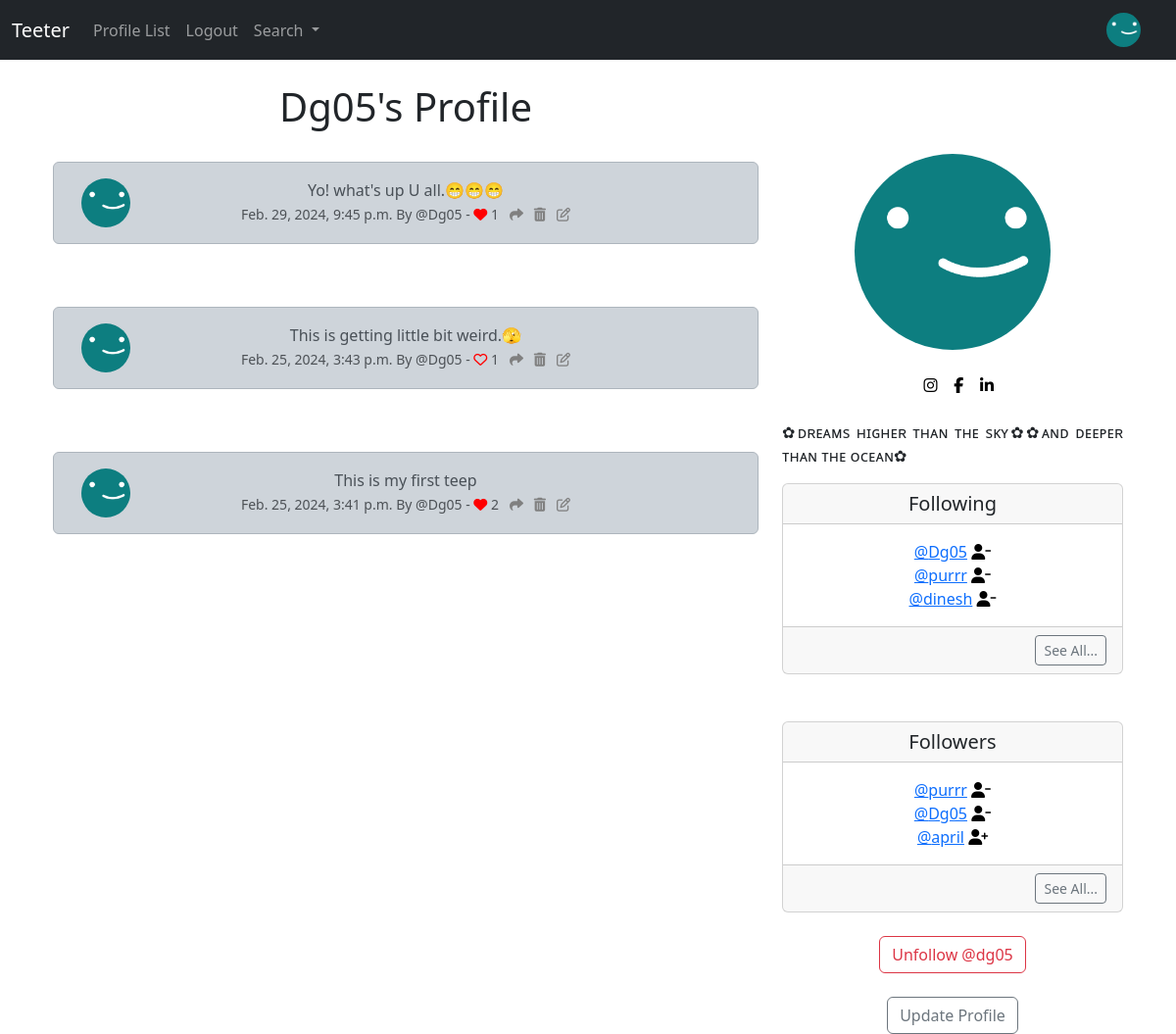
Screenshot of /profile/1 (signed in) with the database file from the repository.
### teeter/models.py (models this page shows, shortened)
class Profile(models.Model):
    user = models.OneToOneField(User, on_delete=models.CASCADE)
    follows = models.ManyToManyField("self",
        related_name="followed_by",
        symmetrical=False,
        blank=True)
    date_modified = models.DateTimeField(User, auto_now=True)
    profile_image = models.ImageField(null=True, blank=True, upload_to='images/')
    profile_bio = models.CharField(null=True, blank=True, max_length=500)
    website_link = models.CharField(null=True, blank=True, max_length=150)
    instagram_link = models.CharField(null=True, blank=True, max_length=150)
    facebook_link = models.CharField(null=True, blank=True, max_length=150)
    linkedin_link = models.CharField(null=True, blank=True, max_length=150)
    def __str__(self):
        return self.user.username

class Teep(models.Model):
    user = models.ForeignKey(
        User, related_name='teeps',
        on_delete=models.DO_NOTHING
    )
    body=models.CharField(max_length=200)
    created_at = models.DateTimeField(auto_now_add=True)
    likes = models.ManyToManyField(User, related_name="teep_like", blank=True)
    def number_of_likes(self):
        return self.likes.count()

### teeter/views.py (the view, shortened to what this page needs)
# urls.py: path('profile/<int:pk>', profile, name='profile'),
def profile(request, pk):
    if request.user.is_authenticated:
        profile = Profile.objects.get(user_id=pk)
        teeps = Teep.objects.filter(user_id=pk).order_by("-created_at")
        return render(request, 'profile.html', {'profile': profile, 'teeps': teeps})
    else:
        messages.success(request, ('You must be logged in to view this page.'))
        return redirect('home')

### teeter/templates/profile.html (shortened to what this page needs)
{% extends 'base.html' %}
{% load static %}
{% block content %}
{% if profile %}
    <div class="container text-center">
        <div class="row">
            <div class="col-8">
                <h1>{{ profile.user.username }}'s Profile</h1>
                <br/>
                {% if teeps %}
                    {% for teep in teeps %}
                    <div class="alert alert-dark" role="alert">
                        <div class="container">
                            <div class="row">
                                <div class="col-1">
                                    {% if profile.profile_image %}
                                        <img src="{{ profile.profile_image.url }}" width=50 height=50 class="rounded-circle" alt="{{ profile.user.username }}">
                                    {% else %}
                                        <img src="{% static 'images/profile-icon.jpeg' %}" width=50 height=50 class="rounded-circle" alt="{{ profile.user.username }}">
                                    {% endif %}
                                </div>
                                <div class="col-10">
                                    {{ teep.body }}<br/>
                                    <small class="text-muted">
                                        {{ teep.created_at }} By&nbsp;@{{ teep.user.username }} -
                                        {% if user in teep.likes.all %}
                                            <a href="{% url 'teep_like' teep.id %}">
                                                <i class="fa-solid fa-heart" style="color:red"></i></a>
                                        {% else %}
                                            <a href="{% url 'teep_like' teep.id %}">
                                                <i class="fa fa-heart-o" style="color:red"></i></a>
                                        {% endif %}
                                        {{ teep.number_of_likes }}
                                        <a href="{% url 'teep_share' teep.id %}">
                                        <i class="fa-solid fa-share" style="color:gray"></i></a>
                                        {% if request.user.username == profile.user.username %}
                                            <a href="{% url 'teep_delete' teep.id %}">
                                                <i class="fa fa-trash" style="color:gray"></i></a>
                                            <a href="{% url 'teep_edit' teep.id %}">
                                                <i class="fa fa-edit" style="color:gray"></i></a>
                                        {% endif %}
                                    </small>
                                </div>
                            </div>
                        </div>
                    </div>
                        <br/><br/>
                    {% endfor %}
                {% endif %}
            </div>
            <div class="col-4">
                <br/><br/><br/>
                {% if profile.profile_image %}
                <img src="{{ profile.profile_image.url }}" width=200 height=200 class="rounded-circle">
                <br/><br/>
                {% endif %}
                {% if profile.instagram_link %}
                    <a href="{{ profile.instagram_link }}" target='new'>
                        <i class="fa-brands fa-instagram" style="color:black"></i></a>
                {% endif %}
                {% if profile.facebook_link %}
                    <a href="{{ profile.facebook_link }}" target='new'>
                        <i class="fa-brands fa-facebook-f" style="color:black"></i></a>
                {% endif %}
                {% if profile.linkedin_link %}
                    <a href="{{ profile.linkedin_link }}" target='new'>
                        <i class="fa-brands fa-linkedin-in" style="color:black"></i></a>
                {% endif %}
                <br/><br/>
                {% if profile.profile_bio %}
                        <p align="justify">
                            {{ profile.profile_bio }}</p>
                {% endif %}
                <div class="card">
                    <h5 class="card-header">Following</h5>
                    <div class="card-body">
                        <p class="card-text">
                        {% for following in profile.follows.all %}
                            <a href="{% url 'profile' following.user.id %}">@{{ following }}</a>
                            <a href="{% url 'unfollow' following.user.id %}"><i class="fa-solid fa-user-minus" style="color:black"></i></a>
                            <br/>
                        {% endfor %}
                        </p>
                    </div>
                    <div class="card-footer text-end">
                        <a href="{% url 'following' profile.user.id %}" class="btn btn-sm btn-outline-secondary">See All...</a>
                    </div>
                </div>
                <br/><br/>
                <div class="card">
                    <h5 class="card-header">Followers</h5>
                    <div class="card-body">
                        <p class="card-text">
                            {% for following in profile.followed_by.all|slice:3 %}
                                <a href="{% url 'profile' following.user.id %}">@{{ following }}</a>
                                {% if following in profile.follows.all %}
                                <a href="{% url 'unfollow' following.user.id %}"><i class="fa-solid fa-user-minus" style="color:black"></i></a>
                                {% else %}
                                <a href="{% url 'follow' following.user.id %}"><i class="fa-solid fa-user-plus" style="color:black"></i></a>
                                {% endif %}
                                <br/>
                            {% endfor %}
                        </p>
                    </div>
                    <div class="card-footer text-end">
                        <a href="{% url 'followers' profile.user.id %}" class="btn btn-sm btn-outline-secondary">See All...</a>
                    </div>
                </div>
                <br/>
                <form method=POST>
                    {%  if profile in user.profile.follows.all %}
                        <button class="btn btn-outline-danger" name="follow" value="unfollow" type="submit">
                            Unfollow @{{ profile.user.username|lower }}</button>
                    {% else %}
                        <button class="btn btn-outline-success" name="follow" value="follow" type="submit">
                            Follow @{{ profile.user.username|lower }}</button>
                    {% endif %}
                </form>
                <br/>
                {% if request.user.id == profile.user.id %}
                    <a href="{% url 'update_user' %}" class="btn btn-outline-secondary">Update Profile</a>
                {% endif %}
            </div>
        </div>
    </div>
{% endif %}
{% endblock %}

### teeter/templates/navbar.html (shortened to what this page needs)
<nav class="navbar navbar-expand-lg navbar-dark bg-dark">
{% load static %}
    <div class="container-fluid">
      <a class="navbar-brand" href="{% url 'home' %}">Teeter</a>
      <div class="collapse navbar-collapse" id="navbarSupportedContent">
        <ul class="navbar-nav me-auto mb-2 mb-lg-0">
          <li class="nav-item">
            <a class="nav-link" href="{% url 'profile_list' %}">Profile List</a>
          </li>
          {% if user.is_authenticated %}
            <li class="nav-item">
              <a class="nav-link" href="{% url 'logout' %}">Logout</a>
            </li>
          {% endif %}
          <li class="nav-item dropdown">
            <a class="nav-link dropdown-toggle" href="#" role="button" data-bs-toggle="dropdown" aria-expanded="false">
              Search
            </a>
          </li>
        </ul>
        {% if user.is_authenticated %}
          <ul class="navbar-nav ml-auto">
            <li class="nav-link navbar-brand">
              <a href="{% url 'profile' request.user.id %}">
                {% if user.profile.profile_image %}
                  <img src="{{ user.profile.profile_image.url }}" class="rounded-circle" width=35>
                {% else %}
                  <img src="{% static 'images/profile-icon.jpeg' %}" class="img-fluid rounded-circle" alt="Profile Image" width=35>
                {% endif %}
              </a>
            </li>
          </ul>
        {% endif %}
      </div>
    </div>
  </nav>

### rows the page displays
Profile: user.username "Dg05", profile_image (picture), profile_bio "✿ᴅʀᴇᴀᴍs ʜɪɢʜᴇʀ ᴛʜᴀɴ ᴛʜᴇ sᴋʏ✿✿ᴀɴᴅ ᴅᴇᴇᴘᴇʀ ᴛʜᴀɴ ᴛʜᴇ ᴏᴄᴇᴀɴ✿", user.username "dg05"
Teep: profile_image (picture), body "Yo! what's up U all.😁😁😁", created_at "Feb. 29, 2024, 9:45 p.m.", user.username "Dg05", number_of_likes "1"
Teep: profile_image (picture), body "This is getting little bit weird.🫣", created_at "Feb. 25, 2024, 3:43 p.m.", user.username "Dg05", number_of_likes "1"
Teep: profile_image (picture), body "This is my first teep", created_at "Feb. 25, 2024, 3:41 p.m.", user.username "Dg05", number_of_likes "2"
Profile: user.username "purrr"
Profile: user.username "dinesh"
Profile: user.username "april"
